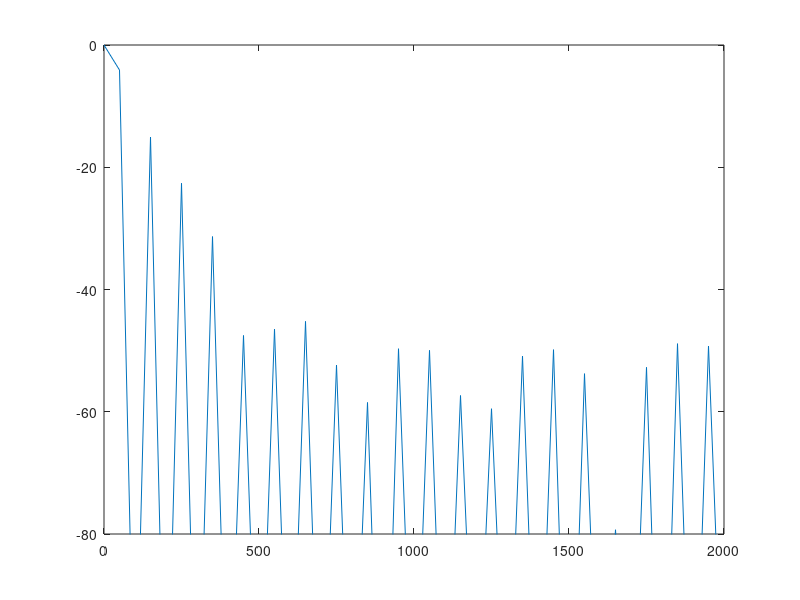

Write the MATLAB code that produced this figure.
pkg load signal

fs=1e6;
wpm=60;
ramp_excess=.3;

period=1200/wpm*.001*2;
ramp_time=period/2*ramp_excess;
flat_time=period/2*(1-ramp_excess);
n_samp=round(period*fs);
n_ramp=round(ramp_time*fs);
n_flat=round(flat_time*fs);
printf('on_time = %5.2f ms\n',period/2*1000);
printf('ramp    = %5.2f ms\n',ramp_time*1000);

%ramp_func=@(x)x;
%ramp=ramp_func(linspace(0,1,n_ramp));
ramp_func=@(x)(-cos(x*pi)+1)/2;
ramp=ramp_func(linspace(0,1,n_ramp));
%ramp_func=@(x)repmat(1,1,length(x));
%ramp=ramp_func(linspace(0,1,n_ramp));
%ramp_func=@(x)exp(-(x-1).^2/(2*0.3^2));
%ramp=ramp_func(linspace(0,1,n_ramp));
%ramp=transpose(hamming(2*n_ramp+1));
%ramp=ramp(1:n_ramp);
%ramp=transpose(chebwin(2*n_ramp+1,100));
%ramp=ramp(1:n_ramp);
%ramp_func=@(x)(erf((x-0.5)*3.0)+1)/2;
%ramp=ramp_func(linspace(0,1,n_ramp));
ramp=ramp-ramp(1);
ramp=ramp/max(ramp)*1;

sig=[ramp ones(1,n_flat) fliplr(ramp) zeros(1,n_samp-n_flat-2*n_ramp)];
%sig=sig-mean(sig);

sig=round(sig*8)/8;
sig=sig+randn(1,length(sig))/10000;

f=linspace(0,2*fs,n_samp+1);
f=f(1:end-1);
m=abs((fft(sig))).^2;
m=m/max(m);
plot(f,10*log10(m));
xlim([0 2000]);
ylim([-80 0]);

tot_pwr=sum(m(1:floor(length(m)/2)));
bw_percentage=0.999;
for obw=1:length(f)
  if (sum(m(1:obw))/tot_pwr>bw_percentage)
    break;
  end
end

fprintf('TX %5.2f%% cutoff frequency offset: %6.2f Hz\n',bw_percentage*100,2*fs/n_samp*obw);

